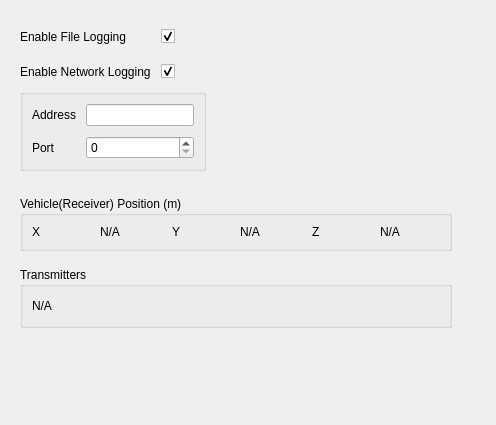
<?xml version="1.0" encoding="UTF-8"?>
<ui version="4.0">
 <class>TransmitterObserverView</class>
 <widget class="QWidget" name="TransmitterObserverView">
  <property name="geometry">
   <rect>
    <x>0</x>
    <y>0</y>
    <width>496</width>
    <height>425</height>
   </rect>
  </property>
  <property name="minimumSize">
   <size>
    <width>200</width>
    <height>0</height>
   </size>
  </property>
  <property name="maximumSize">
   <size>
    <width>600</width>
    <height>16777215</height>
   </size>
  </property>
  <property name="windowTitle">
   <string>Form</string>
  </property>
  <layout class="QGridLayout" name="gridLayout">
   <property name="sizeConstraint">
    <enum>QLayout::SetDefaultConstraint</enum>
   </property>
   <property name="leftMargin">
    <number>20</number>
   </property>
   <property name="topMargin">
    <number>20</number>
   </property>
   <property name="rightMargin">
    <number>20</number>
   </property>
   <property name="bottomMargin">
    <number>20</number>
   </property>
   <property name="spacing">
    <number>16</number>
   </property>
   <item row="2" column="0" colspan="2">
    <widget class="QGroupBox" name="position">
     <property name="title">
      <string>Vehicle(Receiver) Position (m)</string>
     </property>
     <layout class="QGridLayout" name="gridLayout_2">
      <property name="horizontalSpacing">
       <number>12</number>
      </property>
      <property name="verticalSpacing">
       <number>10</number>
      </property>
      <item row="0" column="0">
       <widget class="QLabel" name="label">
        <property name="maximumSize">
         <size>
          <width>70</width>
          <height>16777215</height>
         </size>
        </property>
        <property name="text">
         <string>X</string>
        </property>
       </widget>
      </item>
      <item row="0" column="8">
       <widget class="QLabel" name="z">
        <property name="minimumSize">
         <size>
          <width>60</width>
          <height>0</height>
         </size>
        </property>
        <property name="text">
         <string>N/A</string>
        </property>
       </widget>
      </item>
      <item row="0" column="7">
       <widget class="QLabel" name="label_10">
        <property name="maximumSize">
         <size>
          <width>70</width>
          <height>16777215</height>
         </size>
        </property>
        <property name="text">
         <string>Z</string>
        </property>
       </widget>
      </item>
      <item row="0" column="5">
       <widget class="QLabel" name="label_6">
        <property name="maximumSize">
         <size>
          <width>70</width>
          <height>16777215</height>
         </size>
        </property>
        <property name="text">
         <string>Y</string>
        </property>
       </widget>
      </item>
      <item row="0" column="6">
       <widget class="QLabel" name="y">
        <property name="minimumSize">
         <size>
          <width>60</width>
          <height>0</height>
         </size>
        </property>
        <property name="text">
         <string>N/A</string>
        </property>
       </widget>
      </item>
      <item row="0" column="2">
       <widget class="QLabel" name="x">
        <property name="minimumSize">
         <size>
          <width>60</width>
          <height>0</height>
         </size>
        </property>
        <property name="text">
         <string>N/A</string>
        </property>
       </widget>
      </item>
     </layout>
    </widget>
   </item>
   <item row="3" column="0" colspan="2" alignment="Qt::AlignLeft">
    <widget class="QGroupBox" name="groupBox_2">
     <property name="sizePolicy">
      <sizepolicy hsizetype="MinimumExpanding" vsizetype="Preferred">
       <horstretch>0</horstretch>
       <verstretch>0</verstretch>
      </sizepolicy>
     </property>
     <property name="minimumSize">
      <size>
       <width>400</width>
       <height>0</height>
      </size>
     </property>
     <property name="title">
      <string>Transmitters</string>
     </property>
     <layout class="QHBoxLayout" name="horizontalLayout">
      <item>
       <widget class="QLabel" name="labelTransmitters">
        <property name="sizePolicy">
         <sizepolicy hsizetype="MinimumExpanding" vsizetype="Preferred">
          <horstretch>0</horstretch>
          <verstretch>0</verstretch>
         </sizepolicy>
        </property>
        <property name="minimumSize">
         <size>
          <width>400</width>
          <height>0</height>
         </size>
        </property>
        <property name="maximumSize">
         <size>
          <width>16777215</width>
          <height>16777215</height>
         </size>
        </property>
        <property name="text">
         <string>N/A</string>
        </property>
       </widget>
      </item>
      <item>
       <spacer name="horizontalSpacer_3">
        <property name="orientation">
         <enum>Qt::Horizontal</enum>
        </property>
        <property name="sizeHint" stdset="0">
         <size>
          <width>40</width>
          <height>20</height>
         </size>
        </property>
       </spacer>
      </item>
     </layout>
    </widget>
   </item>
   <item row="1" column="0" colspan="2">
    <widget class="QWidget" name="configuration" native="true">
     <layout class="QGridLayout" name="gridLayout_3">
      <property name="leftMargin">
       <number>0</number>
      </property>
      <property name="spacing">
       <number>10</number>
      </property>
      <item row="3" column="0" colspan="2">
       <widget class="QGroupBox" name="groupBox">
        <property name="maximumSize">
         <size>
          <width>16777215</width>
          <height>16777215</height>
         </size>
        </property>
        <property name="title">
         <string/>
        </property>
        <property name="checkable">
         <bool>false</bool>
        </property>
        <property name="checked">
         <bool>false</bool>
        </property>
        <layout class="QGridLayout" name="gridLayout_4">
         <property name="spacing">
          <number>10</number>
         </property>
         <item row="2" column="0">
          <widget class="QLabel" name="label_15">
           <property name="text">
            <string>Port</string>
           </property>
          </widget>
         </item>
         <item row="1" column="1">
          <widget class="QLineEdit" name="address"/>
         </item>
         <item row="1" column="0">
          <widget class="QLabel" name="label_14">
           <property name="text">
            <string>Address</string>
           </property>
          </widget>
         </item>
         <item row="2" column="1">
          <widget class="QSpinBox" name="portSpinBox">
           <property name="maximum">
            <number>65535</number>
           </property>
          </widget>
         </item>
        </layout>
       </widget>
      </item>
      <item row="0" column="0">
       <widget class="QLabel" name="label_2">
        <property name="text">
         <string>Enable File Logging</string>
        </property>
       </widget>
      </item>
      <item row="0" column="1">
       <widget class="QCheckBox" name="fileLogging">
        <property name="text">
         <string/>
        </property>
        <property name="checked">
         <bool>true</bool>
        </property>
       </widget>
      </item>
      <item row="2" column="0">
       <widget class="QLabel" name="label_16">
        <property name="text">
         <string>Enable Network Logging</string>
        </property>
       </widget>
      </item>
      <item row="2" column="1">
       <widget class="QCheckBox" name="networkLogging">
        <property name="text">
         <string/>
        </property>
        <property name="checked">
         <bool>true</bool>
        </property>
       </widget>
      </item>
      <item row="0" column="2" rowspan="4">
       <spacer name="horizontalSpacer">
        <property name="orientation">
         <enum>Qt::Horizontal</enum>
        </property>
        <property name="sizeHint" stdset="0">
         <size>
          <width>40</width>
          <height>20</height>
         </size>
        </property>
       </spacer>
      </item>
     </layout>
    </widget>
   </item>
   <item row="4" column="0" colspan="2">
    <spacer name="verticalSpacer">
     <property name="orientation">
      <enum>Qt::Vertical</enum>
     </property>
     <property name="sizeHint" stdset="0">
      <size>
       <width>20</width>
       <height>40</height>
      </size>
     </property>
    </spacer>
   </item>
   <item row="2" column="2" rowspan="2">
    <spacer name="horizontalSpacer_2">
     <property name="orientation">
      <enum>Qt::Horizontal</enum>
     </property>
     <property name="sizeHint" stdset="0">
      <size>
       <width>40</width>
       <height>20</height>
      </size>
     </property>
    </spacer>
   </item>
  </layout>
 </widget>
 <resources/>
 <connections/>
</ui>
